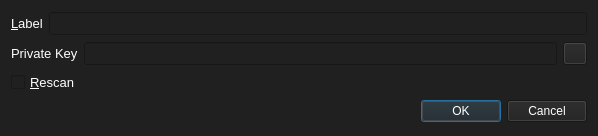
<?xml version="1.0" encoding="UTF-8"?>
<ui version="4.0">
 <class>ImportPrivateKeyDialog</class>
 <widget class="QDialog" name="ImportPrivateKeyDialog">
  <property name="geometry">
   <rect>
    <x>0</x>
    <y>0</y>
    <width>598</width>
    <height>136</height>
   </rect>
  </property>
  <property name="windowTitle">
   <string>Import private key</string>
  </property>
  <property name="styleSheet">
   <string notr="true">background-color: rgb(32, 32, 32);
color: rgb(255, 255, 255);</string>
  </property>
  <layout class="QGridLayout" name="gridLayout_2">
   <item row="0" column="0">
    <layout class="QHBoxLayout" name="horizontalLayout_4">
     <item>
      <widget class="QLabel" name="label">
       <property name="font">
        <font>
         <pointsize>10</pointsize>
        </font>
       </property>
       <property name="text">
        <string>&amp;Label</string>
       </property>
       <property name="buddy">
        <cstring>labelEdit</cstring>
       </property>
      </widget>
     </item>
     <item>
      <widget class="QLineEdit" name="labelEdit">
       <property name="font">
        <font>
         <pointsize>10</pointsize>
        </font>
       </property>
       <property name="toolTip">
        <string>The label associated with this address book entry</string>
       </property>
      </widget>
     </item>
    </layout>
   </item>
   <item row="1" column="0">
    <layout class="QHBoxLayout" name="horizontalLayout_3">
     <item>
      <widget class="QLabel" name="label_2">
       <property name="font">
        <font>
         <pointsize>10</pointsize>
        </font>
       </property>
       <property name="text">
        <string>Private Key</string>
       </property>
       <property name="buddy">
        <cstring>keyEdit</cstring>
       </property>
      </widget>
     </item>
     <item>
      <widget class="QLineEdit" name="keyEdit">
       <property name="font">
        <font>
         <pointsize>10</pointsize>
        </font>
       </property>
       <property name="toolTip">
        <string>The address associated with this address book entry. This can only be modified for sending addresses.</string>
       </property>
      </widget>
     </item>
     <item>
      <widget class="QToolButton" name="ImportPrivateKeyPasteButton">
       <property name="toolTip">
        <string>Paste address from clipboard</string>
       </property>
       <property name="text">
        <string/>
       </property>
       <property name="icon">
        <iconset resource="../bitcoin.qrc">
         <normaloff>:/icons/editpaste</normaloff>:/icons/editpaste</iconset>
       </property>
       <property name="shortcut">
        <string>Alt+P</string>
       </property>
      </widget>
     </item>
    </layout>
   </item>
   <item row="2" column="0">
    <widget class="QCheckBox" name="rescanCB">
     <property name="font">
      <font>
       <pointsize>10</pointsize>
      </font>
     </property>
     <property name="text">
      <string>&amp;Rescan</string>
     </property>
    </widget>
   </item>
   <item row="3" column="0">
    <widget class="QDialogButtonBox" name="buttonBox">
     <property name="font">
      <font>
       <pointsize>10</pointsize>
      </font>
     </property>
     <property name="orientation">
      <enum>Qt::Horizontal</enum>
     </property>
     <property name="standardButtons">
      <set>QDialogButtonBox::Cancel|QDialogButtonBox::Ok</set>
     </property>
    </widget>
   </item>
  </layout>
 </widget>
 <resources>
  <include location="../bitcoin.qrc"/>
 </resources>
 <connections>
  <connection>
   <sender>buttonBox</sender>
   <signal>accepted()</signal>
   <receiver>ImportPrivateKeyDialog</receiver>
   <slot>accept()</slot>
   <hints>
    <hint type="sourcelabel">
     <x>257</x>
     <y>126</y>
    </hint>
    <hint type="destinationlabel">
     <x>157</x>
     <y>135</y>
    </hint>
   </hints>
  </connection>
  <connection>
   <sender>buttonBox</sender>
   <signal>rejected()</signal>
   <receiver>ImportPrivateKeyDialog</receiver>
   <slot>reject()</slot>
   <hints>
    <hint type="sourcelabel">
     <x>325</x>
     <y>126</y>
    </hint>
    <hint type="destinationlabel">
     <x>286</x>
     <y>135</y>
    </hint>
   </hints>
  </connection>
 </connections>
</ui>
